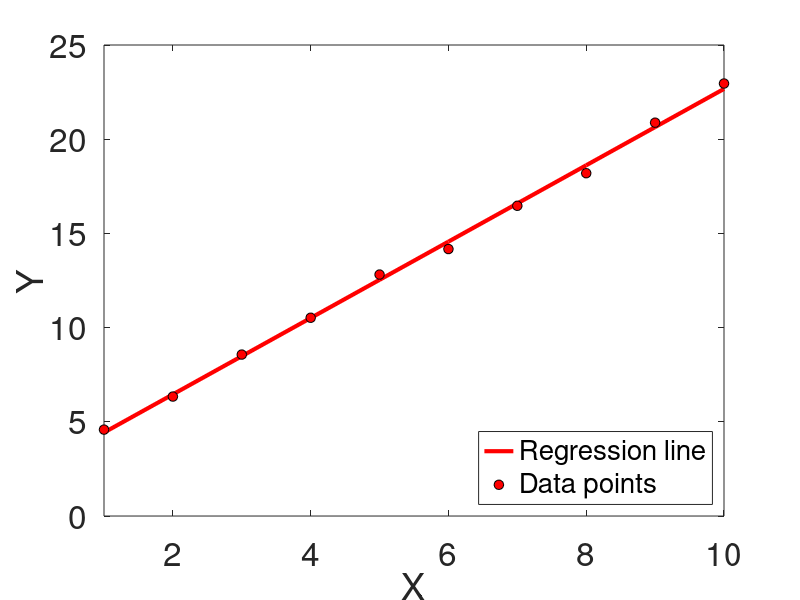

Reproduce this figure in MATLAB.
function [] = regression()
    % First we'll generate some noisy data by adding random values between
    % 0 and 1 to the line y = 2x + 2
    x = 1:10;
    y = 2 .* x + 2 + rand(1,length(x));
    
    % Now we'll use polyfit() to get the slope and y-intercept. The "1"
    % indicates we want to fit a first-order polynomial (y = mx + b).
    p = polyfit(x, y, 1);
    slope = p(1);
    yintercept = p(2);
    disp(sprintf('Found: slope=%0.4f and y-intercept=%0.4f', slope, ...
        yintercept))
    
    % Determine the y value for the regression line at each data point x.
    fitted_points = x .* slope + yintercept;

    figure
    plot(x, fitted_points, '-r', 'LineWidth', 3); hold on;
    plot(x, y, 'or', 'MarkerFaceColor', [1 0 0], 'MarkerEdgeColor', [0 0 0], 'MarkerSize', 7);
    set(gca, 'FontSize', 24);
    xlabel('X');
    ylabel('Y');
    axis([1 10 0 25])
    h = legend('Regression line', 'Data points', 'Location', 'SouthEast');
    set(h, 'FontSize', 20);
    
end